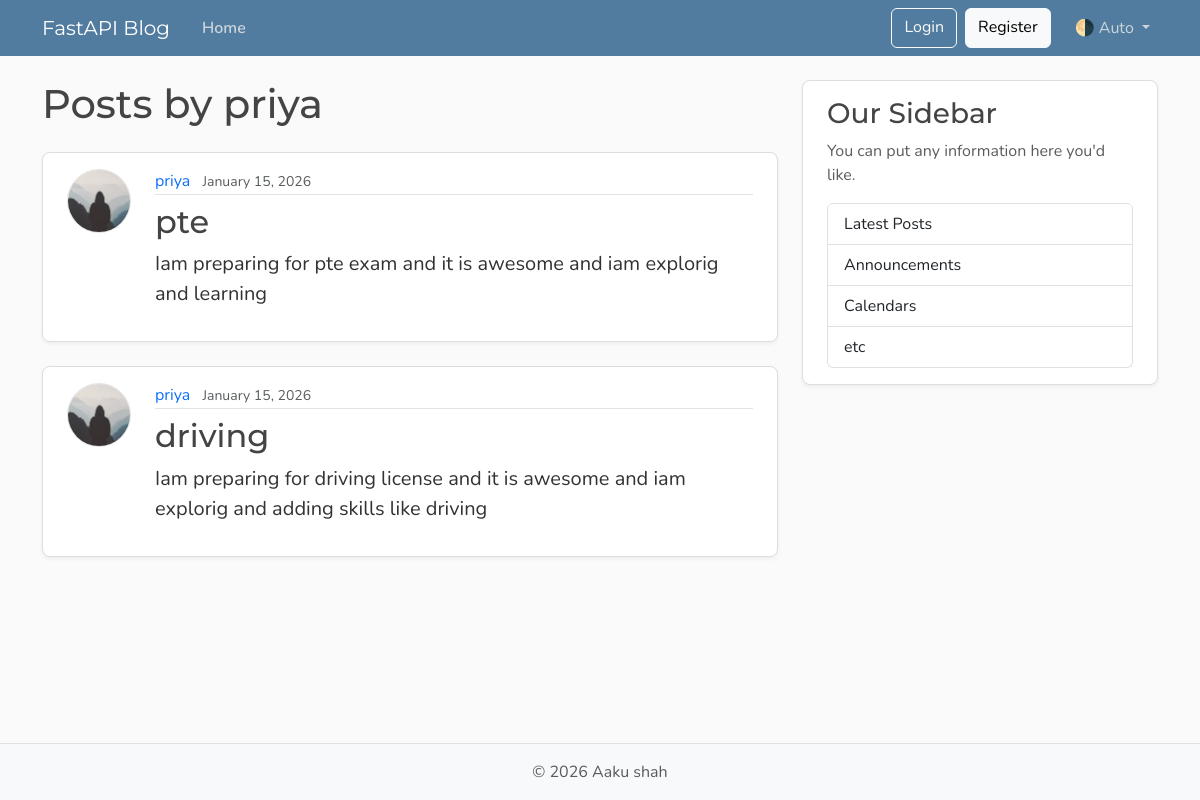
Screenshot of /users/2/posts with the database file from the repository.
### models.py (models this page shows, shortened)
class User(Base):
    __tablename__ = "users"
    id: Mapped[int] = mapped_column(Integer, primary_key=True, index=True)
    username: Mapped[str] = mapped_column(String(50), unique=True, nullable=False)
    email: Mapped[str] = mapped_column(String(120), unique=True, nullable=False)
    image_file: Mapped[str | None] = mapped_column(
        String(200),
        nullable=True,
        default=None,
    )
    posts: Mapped[list[Post]] = relationship(back_populates="author")

class Post(Base):
    __tablename__ = "posts"
    id: Mapped[int] = mapped_column(Integer, primary_key=True, index=True)
    title: Mapped[str] = mapped_column(String(100), nullable=False)
    content: Mapped[str] = mapped_column(Text, nullable=False)
    user_id: Mapped[int] = mapped_column(
        ForeignKey("users.id"),
        nullable=False,
        index=True,
    )
    date_posted: Mapped[datetime] = mapped_column(
        DateTime(timezone=True),
        default=lambda: datetime.now(UTC),
    )
    author: Mapped[User] = relationship(back_populates="posts")

### main.py (the view)
@app.get("/users/{user_id}/posts", include_in_schema=False, name="user_posts")
async def user_posts_page(
    request: Request,
    user_id: int,
    db: Annotated[AsyncSession, Depends(get_db)],
):
    result = await db.execute(select(models.User).where(models.User.id == user_id))
    user = result.scalars().first()
    if not user:
        raise HTTPException(
            status_code=status.HTTP_404_NOT_FOUND,
            detail="User not found",
        )
    result = await db.execute(select(models.Post).options(selectinload(models.Post.author)).where(models.Post.user_id == user_id))
    posts = result.scalars().all()
    return templates.TemplateResponse(
        request,
        "user_posts.html",
        {"posts": posts, "user": user, "title": f"{user.username}'s Posts"},
    )

### templates/user_posts.html
{% extends "layout.html" %}
{% block content %}
  <h1 class="mb-4">Posts by {{ user.username }}</h1>
  {% for post in posts %}
    <article class="content-section py-3 px-4 mb-4">
      <div class="d-flex align-items-start gap-4">
        <img class="rounded-circle article-img flex-shrink-0"
             src="{{ post.author.image_path }}"
             alt="{{ post.author.username }}'s profile picture"
             width="64"
             height="64"
             loading="lazy">
        <div class="flex-grow-1">
          <div class="article-metadata mb-2">
            <a class="me-2"
               href="{{ url_for('user_posts', user_id=post.author.id) }}">{{ post.author.username }}</a>
            <small class="text-body-secondary">{{ post.date_posted.strftime("%B %d, %Y") }}</small>
          </div>
          <h2>
            <a class="article-title"
               href="{{ url_for('post_page', post_id=post.id) }}">{{ post.title }}</a>
          </h2>
          <p class="article-content">{{ post.content }}</p>
        </div>
      </div>
    </article>
  {% else %}
    <p class="text-body-secondary">No posts by this user yet.</p>
  {% endfor %}
{% endblock content %}

### templates/layout.html (shortened to what this page needs)
<!DOCTYPE html>
<html lang="en">
  <head>
    <link href="https://cdn.jsdelivr.net/npm/bootstrap@5.3.8/dist/css/bootstrap.min.css"
          rel="stylesheet"
>
    <link rel="stylesheet" type="text/css" href="/static/css/main.css">
  </head>
  <body class="d-flex flex-column min-vh-100">
    <header class="site-header">
      <nav class="navbar navbar-expand-md bg-steel fixed-top"
           data-bs-theme="dark">
        <div class="container">
          <a class="navbar-brand me-4" href="{{ url_for('home') }}">FastAPI Blog</a>
          <div class="collapse navbar-collapse" id="navbarToggle">
            <div class="navbar-nav me-auto">
              <a class="nav-link active" aria-current="page" href="{{ url_for('home') }}" >Home</a>
            </div>
            <div class="navbar-nav">
              <a class="btn btn-outline-light mb-2 mb-md-0 me-md-2" href="#">Login</a>
              <a class="btn btn-light mb-2 mb-md-0 me-md-3" href="#">Register</a>
              <div class="nav-item dropdown">
                <a class="nav-link dropdown-toggle"
                   href="#"
                   role="button"
                   id="bd-theme"
                   data-bs-toggle="dropdown"
                   aria-expanded="false">
                  <span id="bd-theme-text">🌗 Auto</span>
                </a>
              </div>
            </div>
          </div>
        </div>
      </nav>
    </header>
    <main role="main" class="container">
      <div class="row">
        <div class="col-md-8">
          {% block content %}
          {% endblock content %}
        </div>
        <aside class="col-md-4">
          <div class="content-section py-3 px-4 mb-4">
            <h3>Our Sidebar</h3>
            <p class="text-body-secondary">You can put any information here you'd like.</p>
            <ul class="list-group">
              <li class="list-group-item">Latest Posts</li>
              <li class="list-group-item">Announcements</li>
              <li class="list-group-item">Calendars</li>
              <li class="list-group-item">etc</li>
            </ul>
          </div>
        </aside>
      </div>
    </main>
    <footer class="mt-auto py-3 bg-body-tertiary border-top">
      <div class="container text-center">
        <p class="text-body-secondary mb-0">
          © <span id="year"></span> Aaku shah
        </p>
      </div>
    </footer>
  </body>
</html>

### static/css/main.css (style rules this page uses)
:root { --font-heading: "Montserrat", system-ui, -apple-system, BlinkMacSystemFont, sans-serif; --font-body: "Nunito", system-ui, -apple-system, BlinkMacSystemFont, sans-serif; --color-bg-body: #fafafa; --color-bg-content: #ffffff; --color-text-primary: #333333; --color-text-heading: #444444; --color-steel: #527c9f; --color-nav-link: #cbd5db; --color-nav-link-hover: #ffffff; --color-link-hover: #428bca; --color-border: #dddddd; --color-border-light: #e3e3e3; --spacing-xl: 5rem; --article-img-size: 4rem; --account-img-size: 7.813rem; }
body { font-family: var(--font-body); background: var(--color-bg-body); color: var(--color-text-primary); }
main { padding-top: var(--spacing-xl); }
h1, h2, h3, h4, h5, h6 { font-family: var(--font-heading); color: var(--color-text-heading); }
.navbar-brand { font-family: var(--font-heading); }
a { text-decoration: none; }
.bg-steel { background-color: var(--color-steel); }
.site-header .navbar-nav .nav-link { color: var(--color-nav-link); transition: color 0.2s ease-in-out; }
.site-header .navbar-nav .nav-link.active { font-weight: 600; }
.content-section { background: var(--color-bg-content); border: 1px solid var(--color-border); border-radius: 0.5rem; box-shadow: 0 2px 4px rgba(15, 23, 42, 0.05); transition: box-shadow 0.15s ease, transform 0.15s ease, border-color 0.15s ease; }
.article-title { color: var(--color-text-heading); transition: color 0.2s ease-in-out; }
.article-content { white-space: pre-line; font-size: 1.25rem; }
.article-img { height: var(--article-img-size); width: var(--article-img-size); flex-shrink: 0; object-fit: cover; border: 1px solid var(--color-border-light); box-shadow: 0 0 0 2px var(--color-bg-content); }
.article-metadata { padding-bottom: 0.063rem; border-bottom: 1px solid var(--color-border-light); }
.article-metadata a { transition: color 0.2s ease-in-out; }
[data-bs-theme="dark"] { --color-bg-body: #1a1a1a; --color-bg-content: #2d2d2d; --color-text-primary: #e0e0e0; --color-text-heading: #f0f0f0; --color-border: #404040; --color-border-light: #4a4a4a; }

### rows the page displays
User: username "priya"
Post: author.username "priya", date_posted "January 15, 2026", title "pte", content "Iam preparing for pte exam and it is awesome and iam explorig and learning"
Post: author.username "priya", date_posted "January 15, 2026", title "driving", content "Iam preparing for driving license and it is awesome and iam explorig and adding skills like driving"
